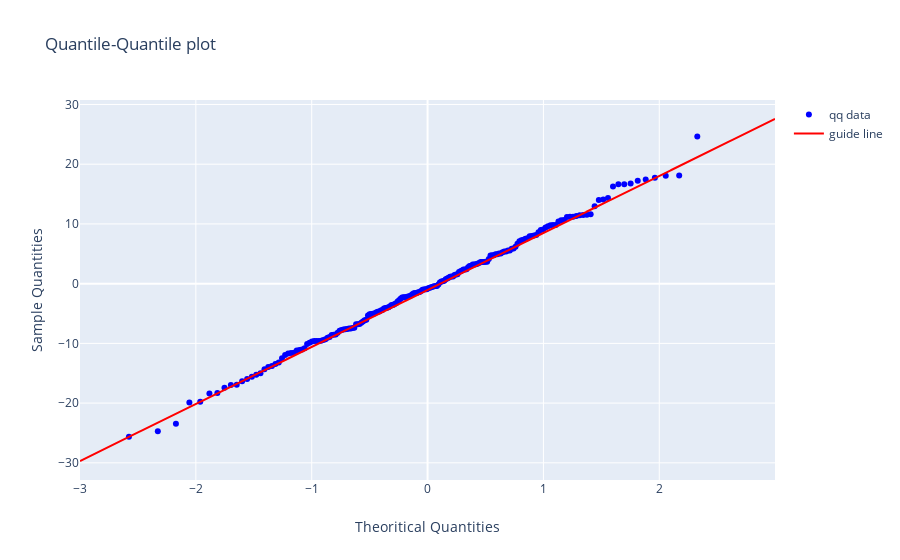

The notebook cell saved with this chart:
### Markdown cell above
In the code above, we found the first and the third quartiles which are the 25 and 75 th percentile of the of the normal distribution and generated a line with it. Below we plot the qq plot for this data.

### Code cell
fig = go.Figure()

fig.add_trace(go.Scatter(x=qq_x_data, y=qq_y_data, mode='markers', marker={'color':'blue'}, name="qq data"))
fig.add_trace(go.Scatter(x=x_range_line, y=y_values_line, mode='lines', marker={'color':'red'}, name="guide line"))


fig['layout'].update(title='Quantile-Quantile plot',
                     xaxis={
                            'title': 'Theoritical Quantities',
                            'zeroline': True
                           },
                    yaxis={
                            'title': 'Sample Quantities'
                          },
                   showlegend=True,
                   )


iplot(fig)

### Figure 1 — Plotly figure (JSON) as saved in the notebook; plotly's stock layout.template omitted (floating-point values rounded to 4 significant figures; data arrays with more than 128 entries replaced by an {"elided": "..."} marker saying what was removed)
{"data": [{"marker": {"color": "blue"}, "mode": "markers", "name": "qq data", "type": "scatter", "x": {"elided": "199 float values"}, "y": {"elided": "200 float values"}}, {"marker": {"color": "red"}, "mode": "lines", "name": "guide line", "type": "scatter", "x": {"elided": "6000 float values"}, "y": {"elided": "6000 float values"}}], "layout": {"showlegend": true, "title": {"text": "Quantile-Quantile plot"}, "xaxis": {"title": {"text": "Theoritical Quantities"}, "zeroline": true}, "yaxis": {"title": {"text": "Sample Quantities"}}}}
